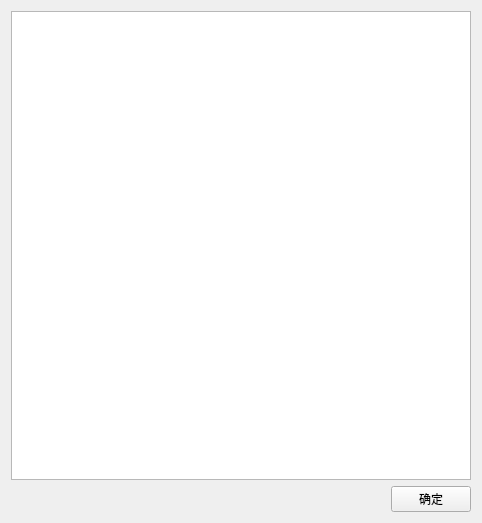
<?xml version="1.0" encoding="UTF-8"?>
<ui version="4.0">
 <class>ChessRule</class>
 <widget class="QWidget" name="ChessRule">
  <property name="windowModality">
   <enum>Qt::NonModal</enum>
  </property>
  <property name="geometry">
   <rect>
    <x>0</x>
    <y>0</y>
    <width>482</width>
    <height>523</height>
   </rect>
  </property>
  <property name="windowTitle">
   <string>Form</string>
  </property>
  <layout class="QGridLayout" name="gridLayout">
   <item row="0" column="0">
    <widget class="QTextBrowser" name="textBrowser"/>
   </item>
   <item row="1" column="0">
    <layout class="QHBoxLayout" name="horizontalLayout">
     <item>
      <spacer name="horizontalSpacer">
       <property name="orientation">
        <enum>Qt::Horizontal</enum>
       </property>
       <property name="sizeHint" stdset="0">
        <size>
         <width>40</width>
         <height>20</height>
        </size>
       </property>
      </spacer>
     </item>
     <item>
      <widget class="QPushButton" name="pushButton">
       <property name="text">
        <string>确定</string>
       </property>
      </widget>
     </item>
    </layout>
   </item>
  </layout>
 </widget>
 <resources/>
 <connections/>
</ui>
